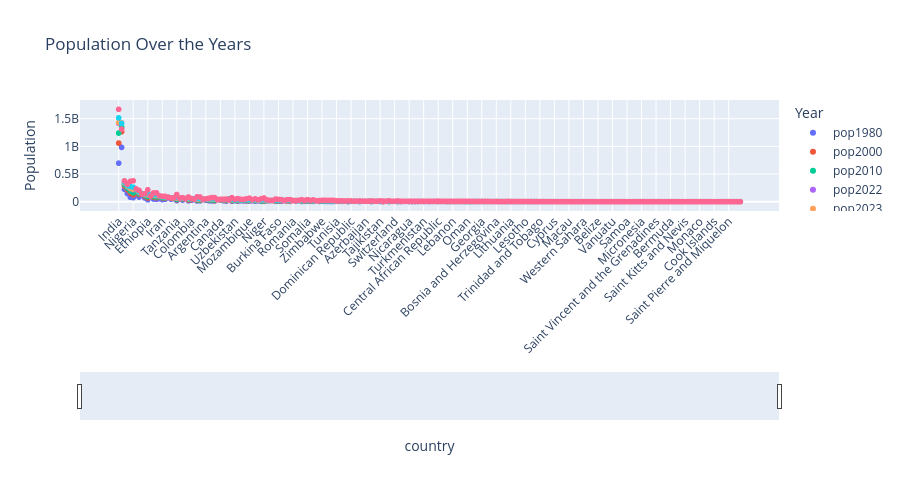

Here is the notebook cell this chart was saved with:
### Markdown cell above
## Cell 4: Scatter Plot (Population Over the Years)
Displays a scatter plot of population data points per country across multiple years (1980–2050).  
A range slider on the x-axis enables interactive zooming for detailed country comparison.

### Code cell
# Assuming data is your DataFrame
fig2 = px.scatter(
    df,
    x="country",
    y=["pop1980", "pop2000", "pop2010", "pop2022", "pop2023", "pop2030", "pop2050"],
    title="Population Over the Years",
    labels={"value": "Population", "variable": "Year"},
    template="plotly",
)

# Adjust the size of the figure and rotate x-axis labels
fig2.update_layout(
    height=500,  # Set the height in pixels
    width=900,  # Set the width in pixels
    xaxis_tickangle=-45,  # Rotate x-axis labels for better readability
)

# Add rangeslider and rangeselector for zooming
fig2.update_layout(
    xaxis=dict(
        rangeslider=dict(visible=True),
        type="category",  # Set x-axis type to category
    ),
)

fig2.show()

### Figure 1 — Plotly figure (JSON) as saved in the notebook; plotly's stock layout.template omitted (floating-point values rounded to 4 significant figures; data arrays with more than 128 entries replaced by an {"elided": "..."} marker saying what was removed)
{"data": [{"hovertemplate": "Year=pop1980<br>country=%{x}<br>Population=%{y}<extra></extra>", "legendgroup": "pop1980", "marker": {"color": "#636efa", "symbol": "circle"}, "mode": "markers", "name": "pop1980", "showlegend": true, "type": "scattergl", "x": {"elided": "215 str values"}, "xaxis": "x", "y": {"elided": "215 float values"}, "yaxis": "y"}, {"hovertemplate": "Year=pop2000<br>country=%{x}<br>Population=%{y}<extra></extra>", "legendgroup": "pop2000", "marker": {"color": "#EF553B", "symbol": "circle"}, "mode": "markers", "name": "pop2000", "showlegend": true, "type": "scattergl", "x": {"elided": "215 str values"}, "xaxis": "x", "y": {"elided": "215 float values"}, "yaxis": "y"}, {"hovertemplate": "Year=pop2010<br>country=%{x}<br>Population=%{y}<extra></extra>", "legendgroup": "pop2010", "marker": {"color": "#00cc96", "symbol": "circle"}, "mode": "markers", "name": "pop2010", "showlegend": true, "type": "scattergl", "x": {"elided": "215 str values"}, "xaxis": "x", "y": {"elided": "215 float values"}, "yaxis": "y"}, {"hovertemplate": "Year=pop2022<br>country=%{x}<br>Population=%{y}<extra></extra>", "legendgroup": "pop2022", "marker": {"color": "#ab63fa", "symbol": "circle"}, "mode": "markers", "name": "pop2022", "showlegend": true, "type": "scattergl", "x": {"elided": "215 str values"}, "xaxis": "x", "y": {"elided": "215 float values"}, "yaxis": "y"}, {"hovertemplate": "Year=pop2023<br>country=%{x}<br>Population=%{y}<extra></extra>", "legendgroup": "pop2023", "marker": {"color": "#FFA15A", "symbol": "circle"}, "mode": "markers", "name": "pop2023", "showlegend": true, "type": "scattergl", "x": {"elided": "215 str values"}, "xaxis": "x", "y": {"elided": "215 float values"}, "yaxis": "y"}, {"hovertemplate": "Year=pop2030<br>country=%{x}<br>Population=%{y}<extra></extra>", "legendgroup": "pop2030", "marker": {"color": "#19d3f3", "symbol": "circle"}, "mode": "markers", "name": "pop2030", "showlegend": true, "type": "scattergl", "x": {"elided": "215 str values"}, "xaxis": "x", "y": {"elided": "215 float values"}, "yaxis": "y"}, {"hovertemplate": "Year=pop2050<br>country=%{x}<br>Population=%{y}<extra></extra>", "legendgroup": "pop2050", "marker": {"color": "#FF6692", "symbol": "circle"}, "mode": "markers", "name": "pop2050", "showlegend": true, "type": "scattergl", "x": {"elided": "215 str values"}, "xaxis": "x", "y": {"elided": "215 float values"}, "yaxis": "y"}], "layout": {"height": 500, "legend": {"title": {"text": "Year"}, "tracegroupgap": 0}, "title": {"text": "Population Over the Years"}, "width": 900, "xaxis": {"anchor": "y", "domain": [0, 1], "rangeslider": {"visible": true}, "tickangle": -45, "title": {"text": "country"}, "type": "category"}, "yaxis": {"anchor": "x", "domain": [0, 1], "title": {"text": "Population"}}}}
